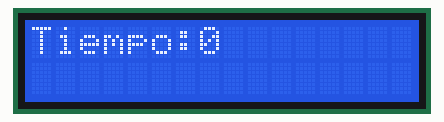
The sketch below on a simulated Arduino Uno, built with avr-gcc and run on an emulated ATmega328P. Parts: 16×2 character LCD.

Above: at 0.1 s.
At 4.1 s:
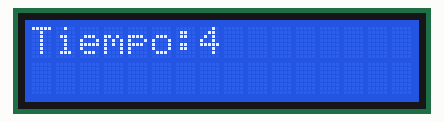
At 9.1 s:
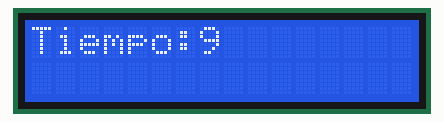
At 19.1 s:
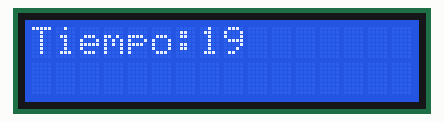
At 28.2 s:
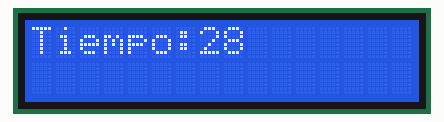
At 38.2 s:
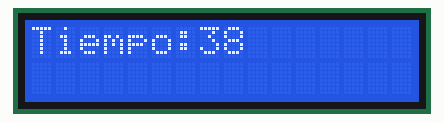

Measured:
- what the display in image 1 shows lasts 1.0 s, from 4.1 s to 5.1 s

The sketch:

Temporizador.ino
```cpp
#include <LiquidCrystal.h>
int rs=12, e=11, d4=5, d5=4, d6=3, d7=2;
LiquidCrystal time(rs,e,d4,d5,d6,d7);
unsigned long tiempo;

  void setup(){

    time.begin(16,2);
    time.display();
    time.clear();

  }
  void loop(){
    time.setCursor(0,0);
  	time.print("Tiempo: ");
  	tiempo = millis()/1000;
    time.setCursor(7,0);
    time.print(tiempo);
    delay(1000);

  }
```
